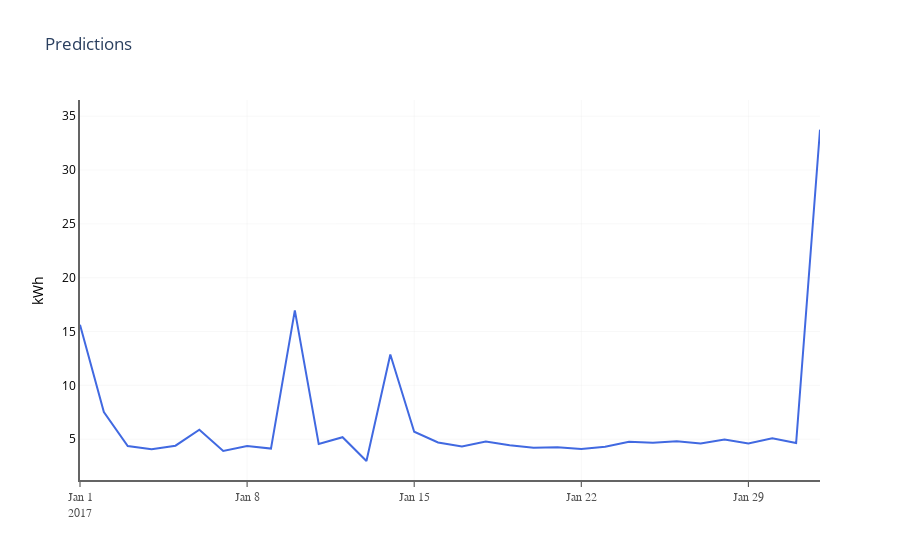

The notebook cell this image was saved under:
### Code cell
plot_predictions(preds_df, date_range=('2017-01-01', '2017-06-01'))

### Figure 1 — Plotly figure (JSON) as saved in the notebook; plotly's stock layout.template omitted (floating-point values rounded to 4 significant figures; data arrays with more than 128 entries replaced by an {"elided": "..."} marker saying what was removed)
{"data": [{"line": {"color": "royalblue", "width": 2}, "name": "Predictions", "type": "scatter", "x": {"elided": "730 str values"}, "y": {"elided": "730 float values"}}], "layout": {"autosize": true, "plot_bgcolor": "white", "title": {"text": "Predictions"}, "xaxis": {"gridcolor": "rgb(225, 225, 225)", "gridwidth": 0.25, "linecolor": "rgb(100, 100, 100)", "linewidth": 2, "range": ["2017-01-01", "2017-02-01"], "tickfont": {"color": "rgb(82, 82, 82)", "family": "Arial", "size": 12}, "ticks": "outside", "type": "date"}, "yaxis": {"autorange": true, "color": "black", "gridcolor": "rgb(225, 225, 225)", "gridwidth": 0.25, "linecolor": "rgb(100, 100, 100)", "linewidth": 2, "range": [1.207, 36.5], "showticklabels": true, "title": {"text": "kWh"}, "type": "linear"}}}
